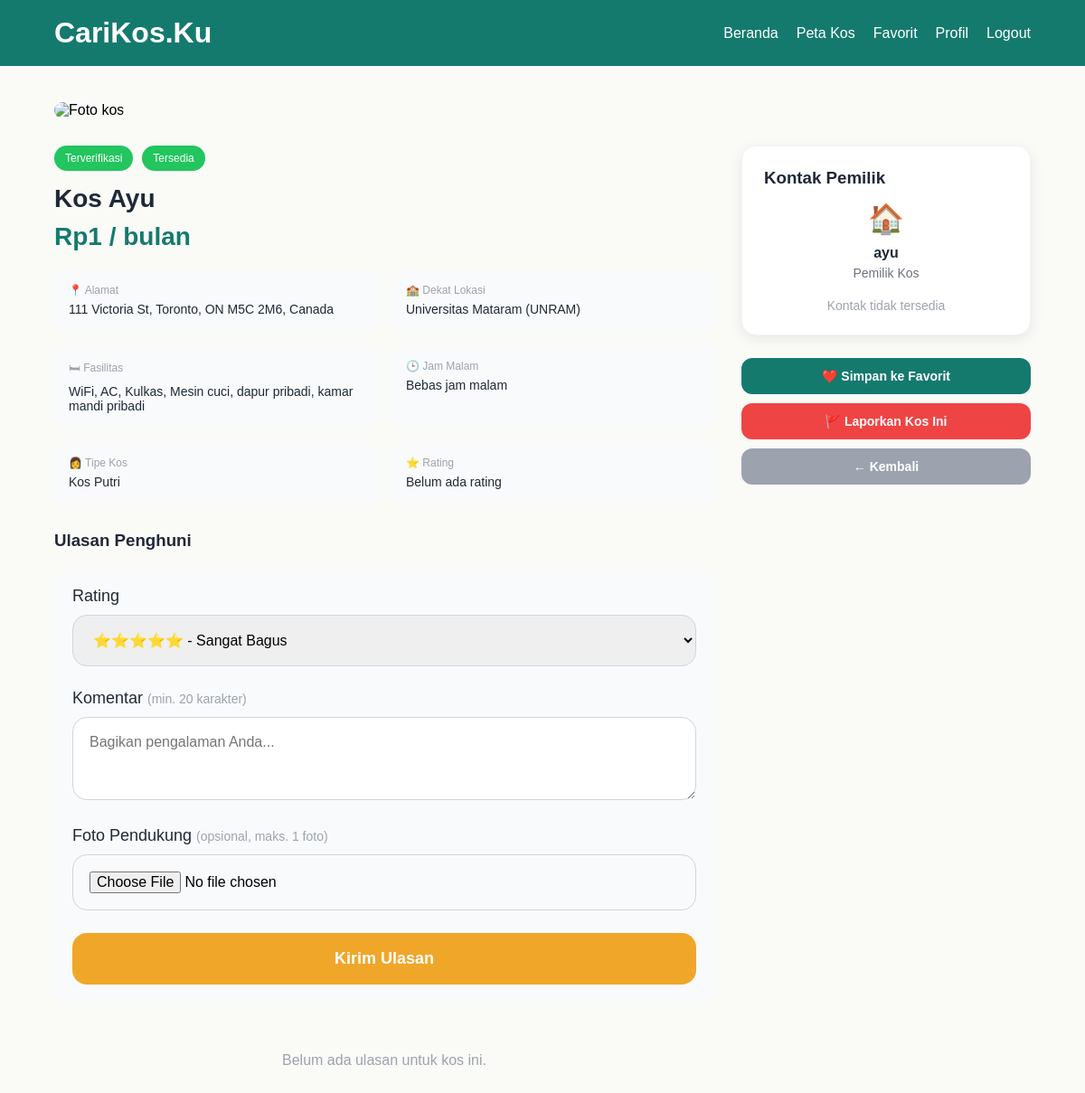
Page /detail_kos.php?id=1 (signed in) on the earlier database version.
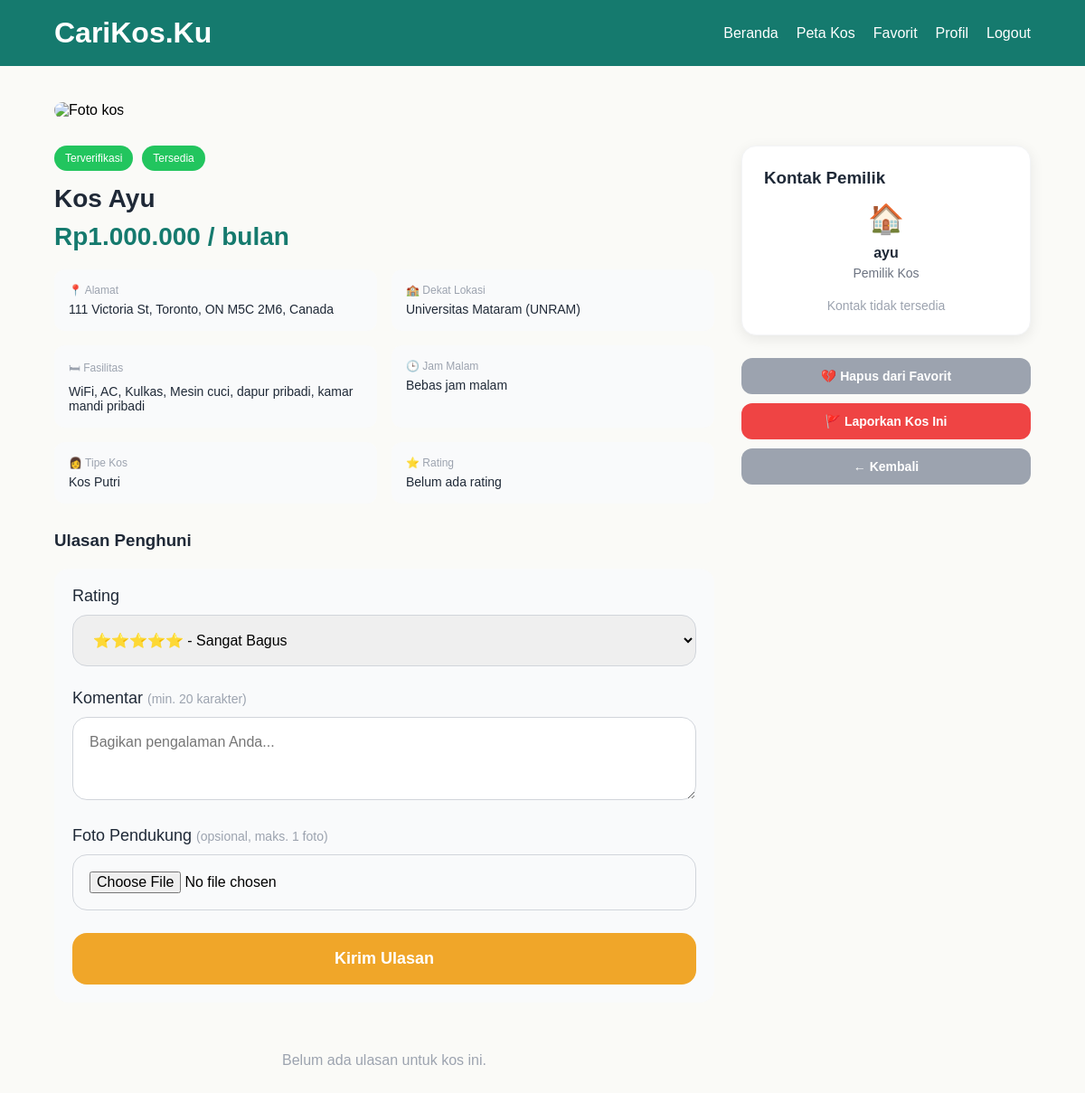
Same page on the later database version.
### tables this page shows
CREATE TABLE `kos` (
  `id` int(11) NOT NULL,
  `user_id` int(11) NOT NULL,
  `nama_kos` varchar(100) NOT NULL,
  `alamat` text NOT NULL,
  `kampus_terdekat` varchar(100) DEFAULT NULL,
  `harga` int(11) NOT NULL,
  `gender` enum('putra','putri','campur') NOT NULL,
  `status` enum('tersedia','hampir_penuh','penuh') DEFAULT 'tersedia',
  `fasilitas` text DEFAULT NULL,
  `jam_malam` varchar(10) DEFAULT NULL,
  `rating` float DEFAULT 0,
  `terverifikasi` tinyint(1) DEFAULT 0,
  `Foto_KTP` varchar(255) DEFAULT NULL,
  `Dokumen_kepemilikan` varchar(255) DEFAULT NULL,
  `created_at` timestamp NOT NULL DEFAULT current_timestamp(),
  `lat` decimal(10,8) DEFAULT NULL,
  `lng` decimal(11,8) DEFAULT NULL
);

CREATE TABLE `users` (
  `id` int(11) NOT NULL,
  `nama` varchar(100) NOT NULL,
  `email` varchar(100) NOT NULL,
  `password` varchar(255) NOT NULL,
  `role` enum('penyewa','pemilik','admin') NOT NULL,
  `no_hp` varchar(20) DEFAULT NULL,
  `created_at` timestamp NOT NULL DEFAULT current_timestamp()
);

### detail_kos.php (the view, shortened to what the changed rows need)
<?php
require "koneksi.php";
$id  = (int)$_GET['id'];
$kos = mysqli_fetch_assoc(mysqli_query($conn, "SELECT k.*, u.nama AS nama_pemilik, u.no_hp AS hp_pemilik FROM kos k JOIN users u ON k.user_id = u.id WHERE k.id='$id' AND k.terverifikasi=1"));
$user_id  = $_SESSION['id'];
$is_fav   = mysqli_fetch_row(mysqli_query($conn, "SELECT COUNT(*) FROM favorites WHERE user_id='$user_id' AND kos_id='$id'"))[0];
$ulasan_list = mysqli_query($conn, "SELECT r.*, u.nama AS nama_reviewer FROM reviews r JOIN users u ON r.user_id = u.id WHERE r.kos_id='$id' ORDER BY r.created_at DESC");
?>
<!DOCTYPE html>
<html lang="id">
<head>
    <link rel="stylesheet" href="style.css">
    <link rel="stylesheet" href="https://unpkg.com/leaflet@1.9.4/dist/leaflet.css">
</head>
<body>
<div class="navbar">
    <h1>CariKos.Ku</h1>
</div>
<div class="detail-container">
    <div class="detail-body">
        <div class="detail-left">
            <div class="detail-badge-wrap">
                <div class="badge-group">
                </div>
            </div>
            <h2 class="detail-nama"><?= htmlspecialchars($kos['nama_kos']) ?></h2>
            <div class="detail-price">Rp<?= number_format($kos['harga'], 0, ',', '.') ?> / bulan</div>
            <div class="detail-info-grid">
                <div class="detail-info-item">
                    <div class="detail-info-label">📍 Alamat</div>
                    <div class="detail-info-value"><?= htmlspecialchars($kos['alamat']) ?></div>
                </div>
                <div class="detail-info-item">
                    <div class="detail-info-label">🏫 Dekat Lokasi</div>
                    <div class="detail-info-value"><?= htmlspecialchars($kos['kampus_terdekat']) ?></div>
                </div>
                <div class="detail-info-item">
                    <div class="detail-info-label">🛏 Fasilitas</div>
                    <div class="detail-info-value"><?= htmlspecialchars($kos['fasilitas']) ?></div>
                </div>
                <div class="detail-info-item">
                </div>
                <div class="detail-info-item">
                    <div class="detail-info-label"><?= $kos['gender'] == 'putra' ? '👨' : ($kos['gender'] == 'putri' ? '👩' : '👥') ?> Tipe Kos</div>
                    <div class="detail-info-value">Kos <?= ucfirst($kos['gender']) ?></div>
                </div>
                <div class="detail-info-item">
                </div>
            </div>
            <div class="ulasan-section">
                <h3 class="ulasan-title">Ulasan Penghuni</h3>
                <form action="" method="POST" enctype="multipart/form-data" class="ulasan-form">
                </form>
                <?php if(mysqli_num_rows($ulasan_list) == 0): ?>
                    <p class="ulasan-empty">Belum ada ulasan untuk kos ini.</p>
                <?php endif; ?>
            </div>
        </div>
        <div class="detail-right">
            <div class="kontak-card">
                <h3 class="kontak-title">Kontak Pemilik</h3>
                <div class="kontak-icon">🏠</div>
                <p class="kontak-nama"><?= htmlspecialchars($kos['nama_pemilik']) ?></p>
                <p class="kontak-role">Pemilik Kos</p>
                <?php if($kos['hp_pemilik']): ?>
                    <a href="https://wa.me/<?= preg_replace('/[^0-9]/', '', $kos['hp_pemilik']) ?>" target="_blank">
                        <button class="btn">💬 Hubungi via WhatsApp</button>
                    </a>
                    <p class="kontak-hp">📞 <?= htmlspecialchars($kos['hp_pemilik']) ?></p>
                <?php else: ?>
                    <p class="kontak-empty">Kontak tidak tersedia</p>
                <?php endif; ?>
            </div>
            <a href="favorit.php?aksi=<?= $is_fav ? 'hapus' : 'tambah' ?>&kos_id=<?= $id ?>&redirect=detail_kos.php?id=<?= $id ?>">
                <button class="detail-right-btn <?= $is_fav ? 'detail-right-btn-fav-remove' : 'detail-right-btn-fav-add' ?>">
                    <?= $is_fav ? '💔 Hapus dari Favorit' : '❤️ Simpan ke Favorit' ?>
                </button>
            </a>
        </div>
    </div>
</div>
</body>
</html>

Differences in the rows shown:
changed kos "Kos Ayu": harga "1" → "1.000.000"
Other differences:
text no longer shown: "❤️ Simpan ke Favorit"
text now shown: "💔 Hapus dari Favorit"
